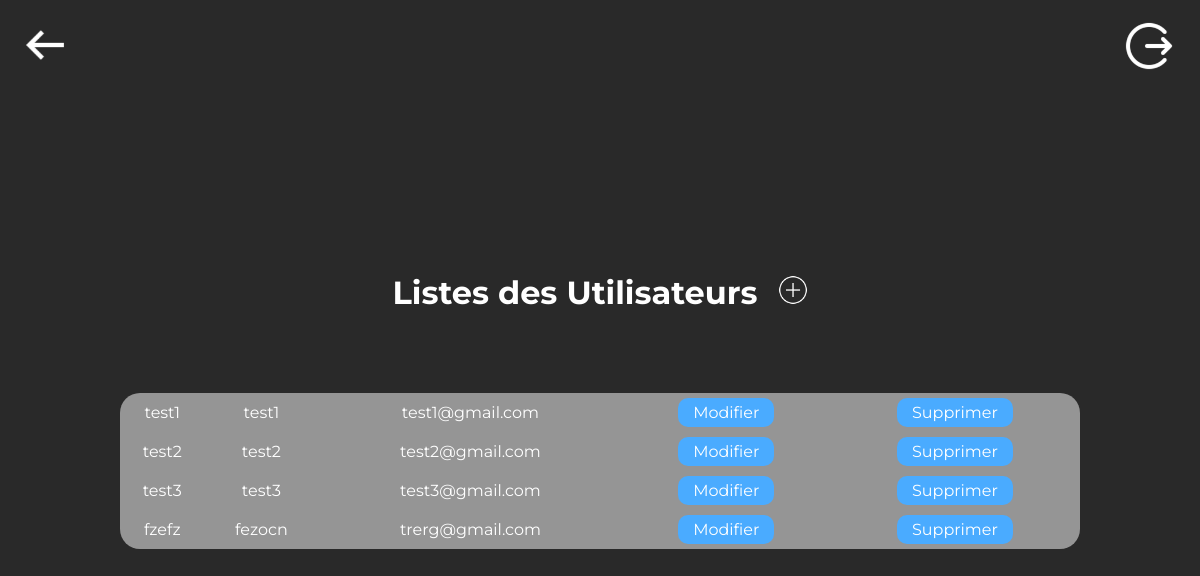
/pages/utilisateurs/utilisateurs.php, run on the app's committed database.
### tables this page shows
CREATE TABLE `utilisateur` (
  `Id` int(11) NOT NULL,
  `Nom` varchar(255) NOT NULL,
  `Prenom` varchar(255) NOT NULL,
  `Email` varchar(255) NOT NULL,
  `Attribution` tinyint(1) NOT NULL
);

### pages/utilisateurs/requete_utilisateur.php (called while the page is built, shortened)
<?php
    $route = $_SERVER['DOCUMENT_ROOT'];
    require $route.'\Appli_BU\db\db.php';
    $sql = 'SELECT `Id`,`Nom`,`Prenom`,`Email` FROM `utilisateur`';
    try{
        $stmt = $db->query($sql);
    }catch (PDOException $e){
        echo $e->getMessage();
    }
?>

### pages/utilisateurs/affiche_utilisateurs.php (the view)
<?php
    $route = $_SERVER['DOCUMENT_ROOT'];
    require $route.'\Appli_BU\pages\utilisateurs\requete_utilisateur.php';
?>
<?php while($row = $stmt->fetch(PDO::FETCH_ASSOC)):?>
    <tr>
        <td><?php echo($row['Nom'])?></td>
        <td><?php echo($row['Prenom'])?></td>
        <td><?php echo($row['Email'])?></td>
        <td><a class="btnModif" href="../utilisateurs/modifier/modifier_utilisateurs.php?Id=<?php echo($row['Id']) ?>">Modifier</a></td>
        <td><a class="btnSuppr" href="../utilisateurs/supprimer/supprim_utilisateur.php?Id=<?php echo($row['Id'])?>">Supprimer</a></td>
    </tr>
<?php endwhile; ?>

### style/style.css (style rules this page uses)
:root { --backgroundBody: #292929; --montserrat: 'Montserrat', sans-serif; --blancCasse: #E2E2E2; --bleuAppli: #4AABFF; --gridInput: #959595; --width100: 100%; --width_case_connexion: 70%; --height100: 100vh; --height_case_connexion: 70vh; --param_icon_position: 20px; }
body { color: white; background-color: var(--backgroundBody); font-family: var(--montserrat); margin: 0; padding: 0; }
table.table_utilis tr { background-color: var(--gridInput); }
table.table_utilis td { padding: 10px 0; text-align: center; }
a.btnModif, a.btnSuppr { padding: 5px 15px; background-color: var(--bleuAppli); color: white; text-decoration: none; font-family: var(--montserrat); border-radius: 10px; }

### data on the page
utilisateur: Nom "test1", Prenom "test1", Email "test1@gmail.com"
utilisateur: Nom "test2", Prenom "test2", Email "test2@gmail.com"
utilisateur: Nom "test3", Prenom "test3", Email "test3@gmail.com"
utilisateur: Nom "fzefz", Prenom "fezocn", Email "trerg@gmail.com"
